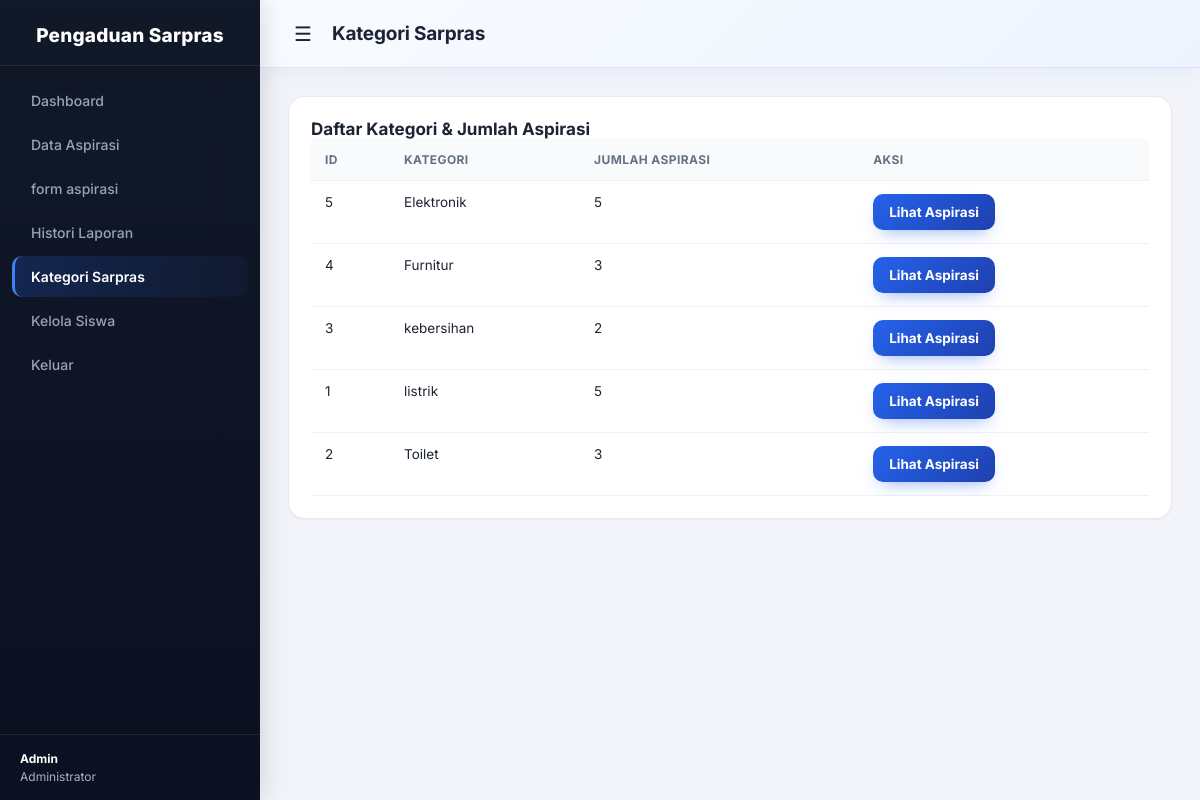
The app's page /admin/kategori (signed in) with its own data.
### tables this page shows
CREATE TABLE `kategori` (
  `id_kategori` int NOT NULL,
  `nama_kategori` varchar(50) NOT NULL,
  `ket_kategori` varchar(50) NOT NULL
);

### config/database.php (called while the page is built, shortened)
<?php
$server = 'localhost';
$username = 'root';
$pass = '';
$database = 'pengaduan_sarpas';
$conn = mysqli_connect($server, $username, $pass, $database);
mysqli_set_charset($conn, 'utf8mb4');
function e($value) { return htmlspecialchars((string)$value, ENT_QUOTES, 'UTF-8'); }
function base_url() {
    $root = str_replace('\\', '/', dirname(__DIR__));
    $docRoot = isset($_SERVER['DOCUMENT_ROOT']) ? str_replace('\\', '/', rtrim($_SERVER['DOCUMENT_ROOT'], '/')) : '';
    $rel = ($docRoot !== '' && strpos($root, $docRoot) === 0) ? substr($root, strlen($docRoot)) : '';
    $rel = '/' . trim($rel, '/');
    return $rel === '/' ? '' : $rel;
}
$base = base_url();
function url($path) {
    global $base;
    return $base . '/' . ltrim($path, '/');
}
function current_user() {
    global $conn;
    if ($_SESSION['role'] === 'admin' && !empty($_SESSION['id_admin'])) {
        $id=(int)$_SESSION['id_admin']; $st=mysqli_prepare($conn,'SELECT id_admin,username,nama FROM admin WHERE id_admin=?'); mysqli_stmt_bind_param($st,'i',$id); mysqli_stmt_execute($st); $r=mysqli_stmt_get_result($st); $u=mysqli_fetch_assoc($r); mysqli_stmt_close($st); return $u;
    }
    return null;
}

### view/admin/kategori.php (the view, shortened to what this page needs)
<?php
require_once __DIR__ . '/../../config/database.php';
$user = current_user();
$r = mysqli_query($conn, "SELECT k.id_kategori,k.nama_kategori,k.ket_kategori,COUNT(a.id_aspirasi) jumlah FROM kategori k LEFT JOIN aspirasi a ON a.id_kategori=k.id_kategori GROUP BY k.id_kategori,k.nama_kategori,k.ket_kategori ORDER BY k.nama_kategori ASC");
?>
<!doctype html>
<html lang="id">
<head>
    <link rel="stylesheet" href="<?= e($base) ?>/assets/admin.css">
</head>
<body>
    <aside class="sidebar" id="sidebar">
        <div class="sidebar-header">Pengaduan Sarpras</div>
        <ul>
            <li><a href="<?= e(url('admin/dashboard')) ?>" class="">Dashboard</a></li>
            <li><a href="<?= e(url('admin/aspirasi')) ?>" class="">Data Aspirasi</a></li>
            <li><a href="<?= e(url('admin/form_aspirasi')) ?>" class="">form aspirasi</a></li>
            <li><a href="<?= e(url('admin/histori')) ?>" class="">Histori Laporan</a></li>
            <li><a href="<?= e(url('admin/kategori')) ?>" class="active">Kategori Sarpras</a></li>
            <li><a href="<?= e(url('admin/siswa')) ?>">Kelola Siswa</a></li>
            <li><a href="<?= e(url('auth/logout')) ?>">Keluar</a></li>
        </ul>
        <div class="admin-user"><strong><?= e($user["nama"] ?? "Admin") ?></strong>Administrator</div>
    </aside>
    <div class="main-content">
        <header class="topbar"><label for="menuToggle" class="menu-icon">&#9776;</label>
            <h1>Kategori Sarpras</h1>
        </header>
        <main class="content-area">
            <section class="panel">
                <h2 style="margin-top:0">Daftar Kategori & Jumlah Aspirasi</h2>
                <div style="overflow:auto">
                    <table class="table">
                        <tr>
                            <th>ID</th>
                            <th>Kategori</th>
                            <th>Jumlah Aspirasi</th>
                            <th>Aksi</th>
                        </tr>
                        <?php while ($k = mysqli_fetch_assoc($r)): ?>
                            <tr>
                                <td><?= $k['id_kategori'] ?></td>
                                <td><?= e($k['nama_kategori']) ?></td>
                                <td><?= $k['jumlah'] ?></td>
                                <td><a class="btn" href="<?= e(url('admin/aspirasi')) ?>?q=<?= urlencode($k['nama_kategori']) ?>">Lihat Aspirasi</a></td>
                            </tr>
                        <?php endwhile; ?>
                    </table>
                </div>
            </section>
        </main>
    </div>
</body>
</html>

### assets/admin.css (style rules this page uses)
:root { --bg:#f2f4f9; --surface:#ffffff; --surface-soft:#f8fafc; --border:#e7eaf2; --border-soft:#eef1f7; --text:#1c2333; --text-muted:#667085; --text-faint:#94a0b8; --primary:#2563eb; --primary-600:#1d4ed8; --primary-700:#1e40af; --primary-tint:#eef3ff; --radius-lg:16px; --radius-md:12px; --radius-sm:8px; --shadow-sm:0 1px 2px rgba(15,23,42,.05); --shadow-md:0 10px 24px -10px rgba(15,23,42,.14); --shadow-lg:0 24px 48px -16px rgba(15,23,42,.22); --ease:cubic-bezier(.4,0,.2,1); }
* { box-sizing:border-box }
body { margin:0;font-family:'Inter',Arial,sans-serif;background:var(--bg);color:var(--text);-webkit-font-smoothing:antialiased }
.sidebar { width:260px;background:linear-gradient(180deg,#111827 0%,#0b1120 100%);color:#fff;height:100vh;position:fixed;left:0;top:0;z-index:1000;display:flex;flex-direction:column;transition:transform .3s var(--ease);box-shadow:4px 0 24px rgba(0,0,0,.12) }
.sidebar-header { padding:24px 20px 18px;font-size:19px;font-weight:800;text-align:center;letter-spacing:.2px;border-bottom:1px solid rgba(255,255,255,.08);display:flex;align-items:center;justify-content:center;gap:8px }
.sidebar ul { list-style:none;padding:14px 12px;margin:0;display:flex;flex-direction:column;gap:3px }
.sidebar li { margin:0 }
.sidebar a { display:block;padding:12px 16px;color:#9aa3b8;text-decoration:none;border-left:3px solid transparent;font-size:14px;font-weight:500;border-radius:10px;transition:background .18s var(--ease),color .18s var(--ease),border-color .18s var(--ease) }
.sidebar a.active { background:linear-gradient(90deg,rgba(37,99,235,.22),rgba(37,99,235,.05));color:#fff;border-left-color:#3b82f6;font-weight:600 }
.admin-user { margin-top:auto;padding:16px 20px;border-top:1px solid rgba(255,255,255,.08);font-size:12px;color:#aab1c4 }
.admin-user strong { display:block;color:#fff;margin-bottom:3px;font-weight:700 }
.main-content { margin-left:260px;min-height:100vh;transition:margin-left .3s var(--ease) }
.topbar { height:68px;background:linear-gradient(135deg,#f8fbff 0%,#eef4ff 100%);border-bottom:1px solid #dbe5f4;box-shadow:0 4px 18px rgba(37,99,235,.06);display:flex;align-items:center;gap:14px;padding:0 28px;position:sticky;top:0;z-index:20;backdrop-filter:blur(8px) }
.topbar h1 { font-size:19px;margin:0;font-weight:700;letter-spacing:-.2px }
.menu-icon { font-size:20px;line-height:1;color:var(--text);cursor:pointer;background:none;border:0;padding:6px;border-radius:8px;transition:background .15s var(--ease) }
.content-area { padding:28px;max-width:1400px;margin:auto }
.card,.panel { background:var(--surface);border:1px solid var(--border);border-radius:var(--radius-lg);padding:22px;box-shadow:var(--shadow-sm);transition:box-shadow .2s var(--ease),transform .2s var(--ease);animation:fadeUp .35s var(--ease) }
.panel { margin-bottom:20px }
.panel h3,.panel h2 { margin:0;font-size:17px;font-weight:700 }
.btn { display:inline-flex;align-items:center;justify-content:center;gap:6px;padding:10px 16px;border-radius:10px;background:linear-gradient(135deg,var(--primary),var(--primary-700));color:#fff;text-decoration:none;border:0;font-weight:700;cursor:pointer;font-size:13.5px;box-shadow:0 8px 18px -8px rgba(37,99,235,.55);transition:transform .16s var(--ease),box-shadow .16s var(--ease),filter .16s var(--ease) }
.table { width:100%;border-collapse:collapse }
.table th,.table td { padding:13px 14px;border-bottom:1px solid var(--border-soft);text-align:left;font-size:13.5px;vertical-align:top }
.table th { background:var(--surface-soft);color:var(--text-muted);font-weight:700;font-size:12px;text-transform:uppercase;letter-spacing:.4px }
.table tbody tr { transition:background .15s var(--ease) }

### records on screen
kategori: id_kategori "5", nama_kategori "Elektronik", jumlah "5"
kategori: id_kategori "4", nama_kategori "Furnitur", jumlah "3"
kategori: id_kategori "3", nama_kategori "kebersihan", jumlah "2"
kategori: id_kategori "1", nama_kategori "listrik", jumlah "5"
kategori: id_kategori "2", nama_kategori "Toilet", jumlah "3"

### other values on screen
$user["nama"] "Admin"
